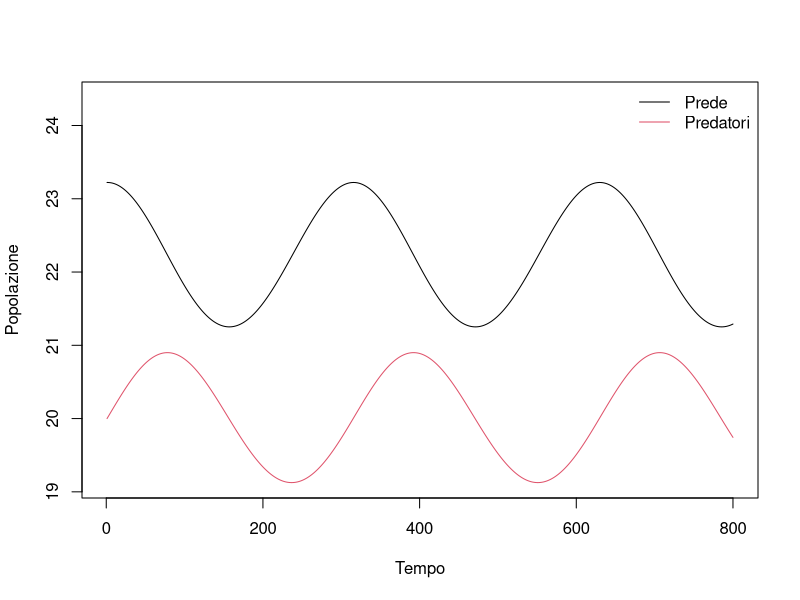
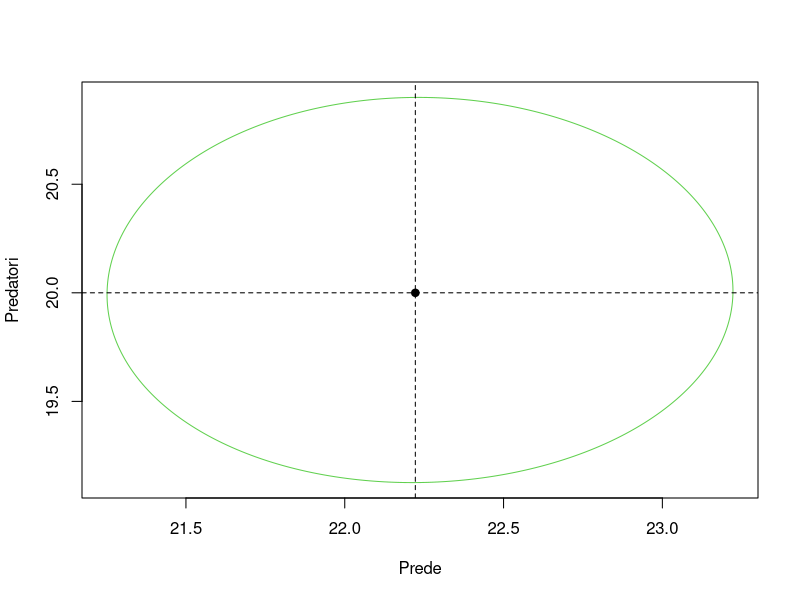

These figures' R source, in order:
# ~~~~~~~~~~~~~~~~~~~~~~~~~~~~~~~~~~~~~~~~~~~~~~~~~~~~~~~~~~~~~~~~~~~~~
# Semplice modello preda-predatore di Lotka-Volterra in tempo discreto
# ~~~~~~~~~~~~~~~~~~~~~~~~~~~~~~~~~~~~~~~~~~~~~~~~~~~~~~~~~~~~~~~~~~~~~
# Corso:       Analisi Economica
# Autore:      Marco Veronese Passarella
# Data:        1 Ottobre 2026
# Versione:    1.0
# Licenza:     vedi il file LICENSE nel repository
#
# Descrizione:
# Il modello simula la dinamica di due popolazioni, prede (x) e
# predatori (y), a partire da una situazione di equilibrio perturbata
# da un piccolo shock sul numero di prede. Le equazioni sono risolte
# con uno schema semi-implicito, che genera oscillazioni cicliche
# stabili nel tempo.
#
# Output:
# 1. Andamento nel tempo di prede e predatori
# 2. Diagramma delle fasi con il punto di equilibrio
#
# Riferimenti:
# Lotka, A. J. (1925). Elements of Physical Biology.
# Volterra, V. (1926). Variazioni e fluttuazioni del numero
# d'individui in specie animali conviventi. Memorie della R.
# Accademia dei Lincei, 2, 31-113.
# ~~~~~~~~~~~~~~~~~~~~~~~~~~~~~~~~~~~~~~~~~~~~~~~~~~~~~~~~~~~~~~~~~~~~~

# Definisci l'arco temporale ####
period <- 800

# Definisci i parametri del modello
gamma1 <- 0.02   #Tasso di crescita delle prede in assenza di predatori
gamma2 <- 0.02   #Tasso di mortalità dei predatori in assenza di prede
omega1 <- 0.001  #Tasso di riduzione delle prede dovuto a ciascun predatore
omega2 <- 0.0009 #Tasso di aumento dei predatori dovuto a ciascuna preda

# Calcola i valori di equilibrio delle due variabili ####
xstar <- gamma2/omega2 #Numero di prede di equilibrio 
ystar <- gamma1/omega1 #Numero dei predatori di equilibrio

# Definisci le variabili ####
x <- matrix(xstar,nrow=1,ncol=period)  #Numero di prede
y <- matrix(ystar,nrow=1,ncol=period)  #Numero di predatori
gx <- matrix(0,nrow=1,ncol=period)  #Tasso effettivo di crescita delle prede
gy <- matrix(0,nrow=1,ncol=period)  #Tasso effettivo di (de)crescita dei predatori

# Genera un piccolo shock sul numero di prede ####
x[1,1] <- x[1,1]+1

# Lancia il modello nell'arco di tempo di riferimento ####

for (i in 2:period){
  
    gx[1,i] = gamma1 - omega1*y[1,i-1]
    x[1,i] = x[1,i-1]*(1+gx[1,i])
    gy[1,i] = -gamma2 + omega2*x[1,i]
    # Nota: si usa x[1,i] (prede del periodo corrente) e non x[1,i-1].
    # Questo mantiene cicli chiusi. Per contro, con x[1,i-1]
    # le oscillazioni si amplierebbero progressivamente.
    y[1,i] = y[1,i-1]*(1+gy[1,i])
    
}

# Mostra l'andamento nel tempo di prede e predatori ####
plot(x[1,], type = "l", ylim = c(min(x, y), max(x, y) * 1.05),
     xlab = "Tempo", ylab = "Popolazione")
lines(y[1,], col = 2)
legend("topright", legend = c("Prede", "Predatori"), col = 1:2, lty = 1, bty = "n")

# Mostra il diagramma delle fasi di prede e predatori ####
plot(x[1,], y[1,], type = "l", col = 3,
     xlab = "Prede", ylab = "Predatori")
points(xstar, ystar, pch = 19)   
abline(h=ystar,lty=2,lwd=1)
abline(v=xstar,lty=2,lwd=1)
